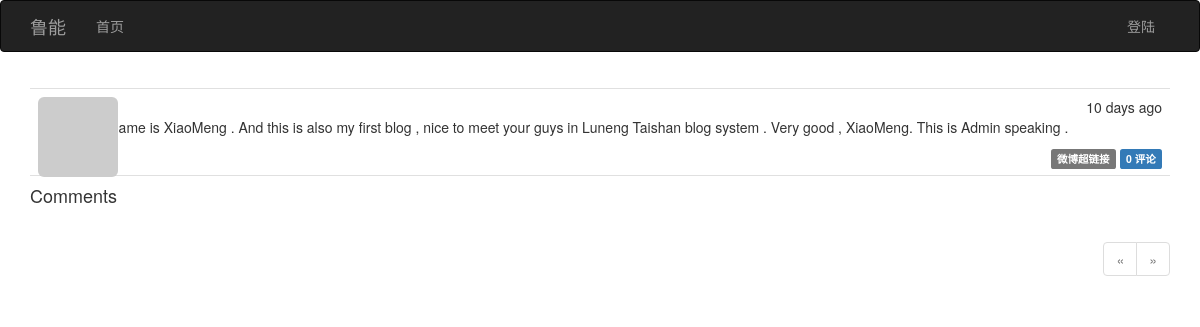
The page /post/3 on the database as committed earlier.
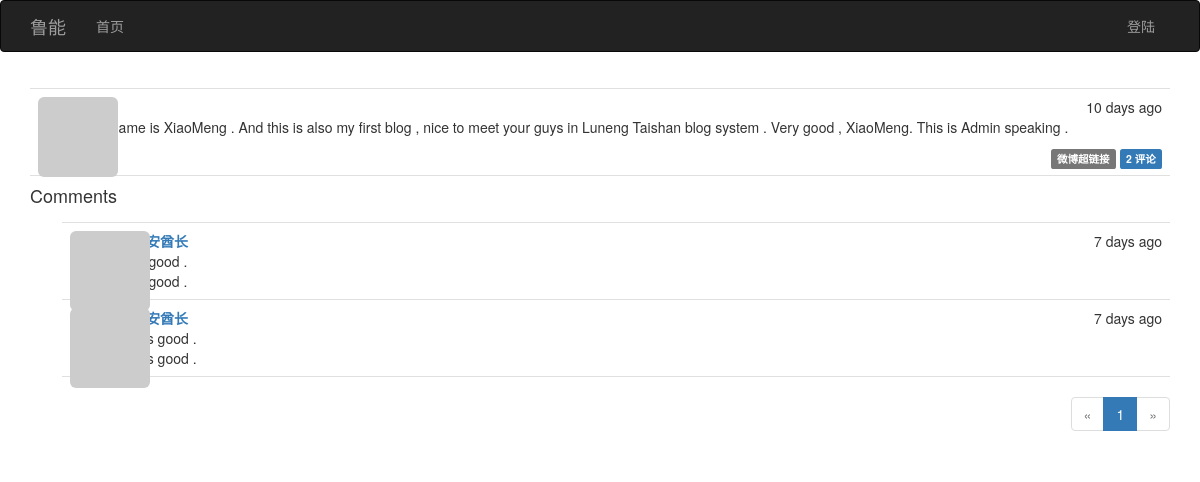
The same page on the database as committed later.
### app/models.py (models this page shows, shortened)
class Post(db.Model):
    __tablename__ = 'posts'
    id = db.Column(db.Integer, primary_key=True)
    body = db.Column(db.Text)
    timestamp = db.Column(db.DateTime, index=True, default=datetime.utcnow)
    author_id = db.Column(db.Integer, db.ForeignKey('users.id'))
    body_html=db.Column(db.Text)
    comments=db.relationship('Comment',backref='post',lazy='dynamic')

class Comment(db.Model):
    __tablename__='comments'
    id=db.Column(db.Integer,primary_key=True)
    body=db.Column(db.Text)
    body_html=db.Column(db.Text)
    timestamp=db.Column(db.DateTime,index=True,default=datetime.utcnow)
    disabled=db.Column(db.Boolean)
    author_id=db.Column(db.Integer,db.ForeignKey('users.id'))
    post_id=db.Column(db.Integer,db.ForeignKey('posts.id'))

class User(UserMixin,db.Model):
    __tablename__='users'
    id=db.Column(db.Integer,primary_key=True)
    email=db.Column(db.String(64),unique=True,index=True)
    username=db.Column(db.String(64),unique=True,index=True)
    password_hash=db.Column(db.String(128))
    role_id=db.Column(db.Integer,db.ForeignKey('roles.id'))
    name=db.Column(db.String(64))
    location=db.Column(db.String(64))
    about_me=db.Column(db.Text())
    member_since=db.Column(db.DateTime(),default=datetime.utcnow)
    last_seen=db.Column(db.DateTime(),default=datetime.utcnow)
    avatar_hash=db.Column(db.String(32))
    posts=db.relationship('Post',backref='author',lazy='dynamic')
    followed=db.relationship('Follow',foreign_keys=[Follow.follower_id],backref=db.backref('follower',lazy='joined'),lazy='dynamic',cascade='all,delete-orphan')
    followers=db.relationship('Follow',foreign_keys=[Follow.followed_id],backref=db.backref('followed', lazy='joined'),lazy='dynamic',cascade='all, delete-orphan')
    comments=db.relationship('Comment',backref='author',lazy='dynamic')
    @property
    def password(self):
        raise AttributeError('password is not a readable attribute')
    def gravatar(self,size=100,default='identicon',rating='g'):
        if request.is_secure:
            url = 'https://secure.gravatar.com/avatar'
        else:
            url = 'http://cn.gravatar.com/avatar'
        hash= self.avatar_hash or hashlib.md5(str(self.email).encode('utf-8')).hexdigest()
        return '{url}/{hash}?s={size}&d={default}&r={rating}'.format(url=url, hash=hash, size=size, default=default, rating=rating)

### app/main/views.py (the view, shortened to what this page needs)
@main.route('/post/<int:id>', methods=['GET', 'POST'])
def post(id):
    post = Post.query.get_or_404(id)
    form = CommentForm()
    page = request.args.get('page', 1, type=int)
    if page == -1:
        page = (post.comments.count() - 1) // \
            current_app.config['FLASKY_COMMENTS_PER_PAGE'] + 1
    pagination = post.comments.order_by(Comment.timestamp.asc()).paginate(
        page, per_page=current_app.config['FLASKY_COMMENTS_PER_PAGE'],
        error_out=False)
    comments = pagination.items
    return render_template('post.html', posts=[post], form=form,
                           comments=comments, pagination=pagination)

### app/auth/views.py (called while the page is built)
@auth.before_app_request
def before_request():
    if current_user.is_authenticated:
        current_user.ping()

### app/main/__init__.py (called while the page is built)
@main.app_context_processor
def inject_permissions():
    return dict(Permission=Permission)

### app/main/views.py (called while the page is built)
@main.after_app_request
def after_request(response):
    for query in get_debug_queries():
        current_app.logger.warning(
            'Slow query: %s\nParameters: %s\nDuration: %fs\nContext: %s\n'
            % (query.statement, query.parameters, query.duration,
               query.context))
    return response

### app/models.py (called while the page is built)
    def can(self, permissions):
        return False

    def is_administrator(self):
        return False

### app/templates/post.html (shortened to what this page needs)
{% extends "base.html" %}
{% import "bootstrap/wtf.html" as wtf %}
{% import "_macros.html" as macros %}
{% block page_content %}
{% include '_posts.html' %}
<h4 id="comments">Comments</h4>
{% include '_comments.html' %}
{% if pagination %}
<div class="pagination">
    {{ macros.pagination_widget(pagination, '.post', fragment='#comments', id=posts[0].id) }}
</div>
{% endif %}
{% endblock %}

### app/templates/base.html (shortened to what this page needs)
{% extends "bootstrap/base.html" %}
{% block head %}
{{ super() }}
<link rel="stylesheet" type="text/css" href="{{ url_for('static', filename='styles.css') }}">
{% endblock %}
{% block navbar %}
<div class="navbar navbar-inverse" role="navigation">
    <div class="container">
        <div class="navbar-header">
            <a class="navbar-brand" href="/">鲁能</a>
        </div>
        <div class="navbar-collapse collapse">
            <ul class="nav navbar-nav">
                <li><a href="/">首页</a></li>
            </ul>
            <ul class="nav navbar-nav navbar-right">
                {% if current_user.is_authenticated %}
                <li class="dropdown">
                    <a href="#" class="dropdown-toggle" data-toggle="dropdown">
                        <img src="{{ current_user.gravatar(size=18) }}">
                        账户 <b class="caret"></b>
                    </a>
                    <ul class="dropdown-menu">
                        <li><a href="{{ url_for('auth.change_password') }}">更改密码</a></li>
                        <li><a href="{{ url_for('auth.logout') }}">退出</a></li>
                    </ul>
                </li>
                {% else %}
                <li><a href="{{ url_for('auth.login') }}">登陆</a></li>
                {% endif %}
            </ul>
        </div>
    </div>
</div>
{% endblock %}
{% block content %}
<div class="container">
    {% block page_content %}{% endblock %}
</div>
{% endblock %}

### app/templates/_macros.html
{% macro pagination_widget(pagination, endpoint) %}
<ul class="pagination">
    <li{% if not pagination.has_prev %} class="disabled"{% endif %}>
        <a href="{% if pagination.has_prev %}{{ url_for(endpoint,page = pagination.page - 1, **kwargs) }}{% else %}#{% endif %}">
        &laquo;
        </a>
    </li>
    {% for p in pagination.iter_pages() %}
        {% if p %}
            {% if p == pagination.page %}
            <li class="active">
                <a href="{{ url_for(endpoint, page = p, **kwargs) }}">{{ p }}</a>
            </li>
            {% else %}
            <li>
                <a href="{{ url_for(endpoint, page = p, **kwargs) }}">{{ p }}</a>
            </li>
            {% endif %}
        {% else %}
        <li class="disabled"><a href="#">&hellip;</a></li>
        {% endif %}
    {% endfor %}
    <li{% if not pagination.has_next %} class="disabled"{% endif %}>
        <a href="{% if pagination.has_next %}{{ url_for(endpoint,page = pagination.page + 1, **kwargs) }}{% else %}#{% endif %}">
        &raquo;
        </a>
    </li>
</ul>
{% endmacro %}

### app/templates/_posts.html (shortened to what this page needs)
<ul class="posts">
    {% for post in posts %}
    <li class="post">
        <div class="post-thumbnail">
            <a href="{{ url_for('.user', username=post.author.username) }}">
                <img class="img-rounded profile-thumbnail" src="{{ post.author.gravatar(size=40) }}">
            </a>
        </div>
        <div class="post-content">
            <div class="post-date">{{ moment(post.timestamp).fromNow() }}</div>
            <div class="post-author"><a href="{{ url_for('.user', username=post.author.username) }}">{{ post.author.username }}</a></div>
            <div class="post-body">
                {% if post.body_html %}
                    {{ post.body_html | safe }}
                {% else %}
                    {{ post.body }}
                {% endif %}
            </div>
            <div class="post-footer">
                <a href="{{ url_for('.post', id=post.id) }}">
                    <span class="label label-default">微博超链接</span>
                </a>
                <a href="{{ url_for('.post', id=post.id) }}#comments">
                    <span class="label label-primary">{{ post.comments.count() }} 评论</span>
                </a>
            </div>
        </div>
    </li>
    {% endfor %}
</ul>

### app/templates/_comments.html (shortened to what this page needs)
<ul class="comments">
    {% for comment in comments %}
    <li class="comment">
        <div class="comment-thumbnail">
            <a href="{{ url_for('.user', username=comment.author.username) }}">
                <img class="img-rounded profile-thumbnail" src="{{ comment.author.gravatar(size=40) }}">
            </a>
        </div>
        <div class="comment-content">
            <div class="comment-date">{{ moment(comment.timestamp).fromNow() }}</div>
            <div class="comment-author"><a href="{{ url_for('.user', username=comment.author.username) }}">{{ comment.author.username }}</a></div>
            <div class="comment-body">
                {% if moderate or not comment.disabled %}
                    {% if comment.body_html %}
                        {{ comment.body_html | safe }}
                    {% else %}
                        {{ comment.body }}
                    {% endif %}
                {% endif %}
            </div>
                {% if comment.body_html %}
                    {{ comment.body_html | safe }}
                {% else %}
                    {{ comment.body }}
                {% endif %}
        </div>
    </li>
    {% endfor %}
</ul>

### app/static/styles.css (style rules this page uses)
.profile-thumbnail { position: absolute; }
ul.posts { list-style-type: none; padding: 0px; margin: 16px 0px 0px 0px; border-top: 1px solid #e0e0e0; }
ul.posts li.post { padding: 8px; border-bottom: 1px solid #e0e0e0; }
div.post-date { float: right; }
div.post-author { font-weight: bold; }
div.post-thumbnail { position: absolute; }
div.post-content { margin-left: 48px; min-height: 48px; }
div.post-footer { text-align: right; }
ul.comments { list-style-type: none; padding: 0px; margin: 16px 0px 0px 0px; }
ul.comments li.comment { margin-left: 32px; padding: 8px; border-bottom: 1px solid #e0e0e0; }
ul.comments li.comment:nth-child(1) { border-top: 1px solid #e0e0e0; }
div.comment-date { float: right; }
div.comment-author { font-weight: bold; }
div.comment-thumbnail { position: absolute; }
div.comment-content { margin-left: 48px; min-height: 48px; }
div.pagination { width: 100%; text-align: right; padding: 0px; margin: 0px; }

Rows that differ between the two databases and show on the page:
computed for Post: comments.count "0" → "2"
added Comment: timestamp "7 days ago", author.username "印第安酋长", body_html "very good ."
added Comment: timestamp "7 days ago", author.username "印第安酋长", body_html "this is good ."
Other text that changed with them:
new list line: "1"
